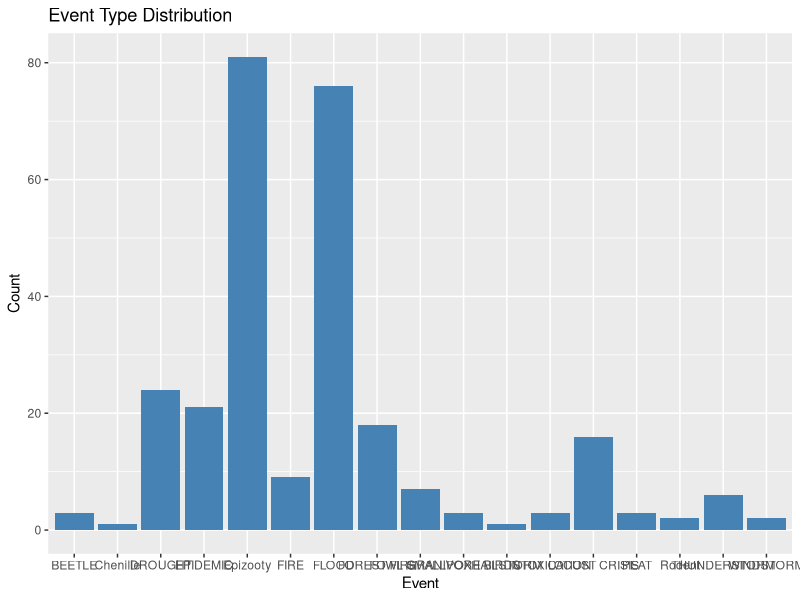
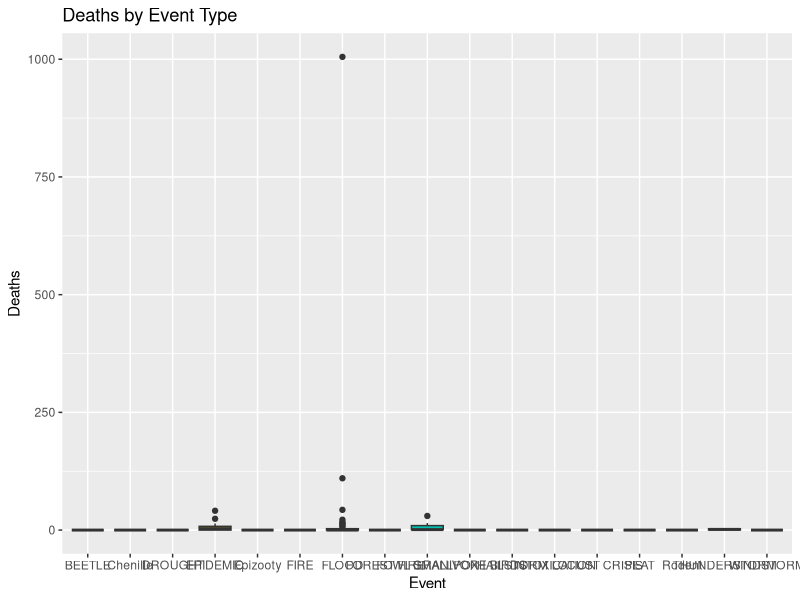
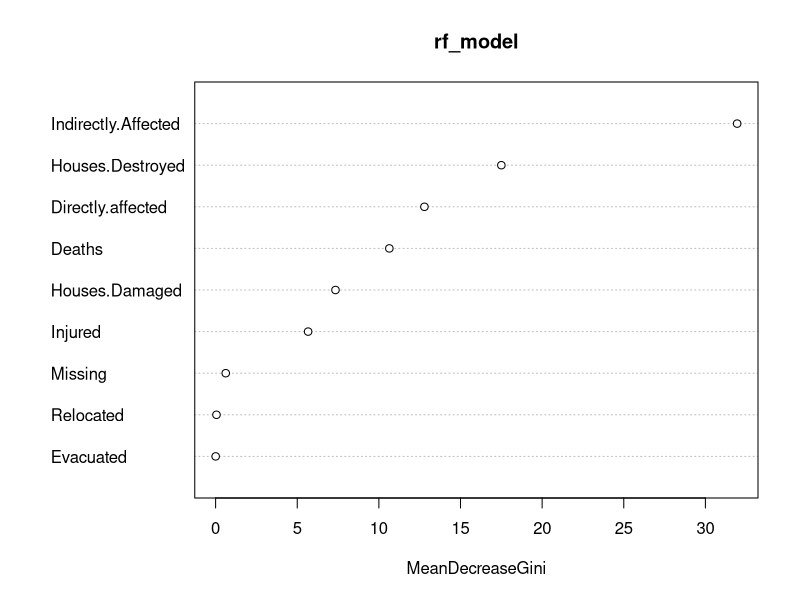
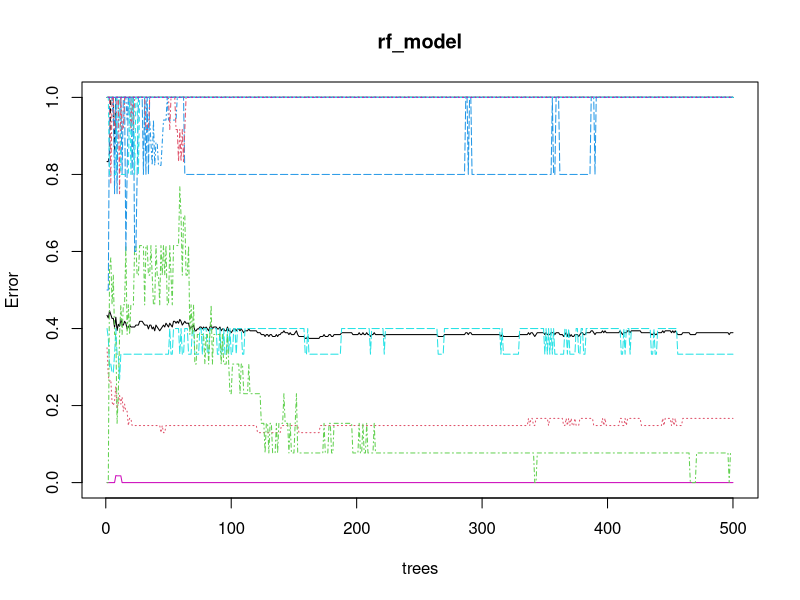

Generate these figures, in order, with R:
install.packages("tidyverse")
install.packages("caret")
install.packages("datasets")
install.packages("readxl")
install.packages("rpart")
install.packages("rpart.plot")
install.packages("randomForest")
install.packages("xgboost")
install.packages("ggpubr")

  # 加载必要的 R 包
library(tidyverse)
library(readr)

# 读取数据
data <- read.csv("Mali_data.CSV")

# 查看数据前几行
head(data)

# 查看数据摘要
summary(data)


  # 检查缺失值
  sum(is.na(data)) # 返回数据集中缺失值总数

# 检查每列是否有缺失值
colSums(is.na(data))


  # 将 `Event` 转换为因子
  data$Event <- as.factor(data$Event)

# 查看因子的类别
levels(data$Event)


  # 统计不同事件的数量
  table(data$Event)

# 各数值变量的摘要统计
summary(data[, c("Deaths", "Injured", "Missing", "Houses.Destroyed", "Houses.Damaged")])


  library(ggplot2)

# 绘制事件类型的分布
ggplot(data, aes(x = Event)) +
  geom_bar(fill = "steelblue") +
  labs(title = "Event Type Distribution", x = "Event", y = "Count")

# 绘制不同事件的死亡人数分布箱线图
ggplot(data, aes(x = Event, y = Deaths, fill = Event)) +
  geom_boxplot() +
  labs(title = "Deaths by Event Type", x = "Event", y = "Deaths") +
  theme(legend.position = "none")


  # 加载机器学习相关包
  library(caret)

# 划分训练集和测试集
set.seed(123)
train_indices <- createDataPartition(data$Event, p = 0.7, list = FALSE)
trainset <- data[train_indices, ]
testset <- data[-train_indices, ]


  library(randomForest)

# 构建随机森林模型
set.seed(123)
rf_model <- randomForest(Event ~ Deaths + Injured + Missing + Houses.Destroyed +
                           Houses.Damaged + Directly.affected + Indirectly.Affected +
                           Relocated + Evacuated, data = trainset, ntree = 500)

# 查看模型
print(rf_model)

# 变量重要性
varImpPlot(rf_model)


  # 预测
  predictions <- predict(rf_model, newdata = testset)

# 混淆矩阵
confusionMatrix(predictions, testset$Event)


  # 绘制误差率收敛图
  plot(rf_model)

# 查看重要变量的数值
importance(rf_model)

